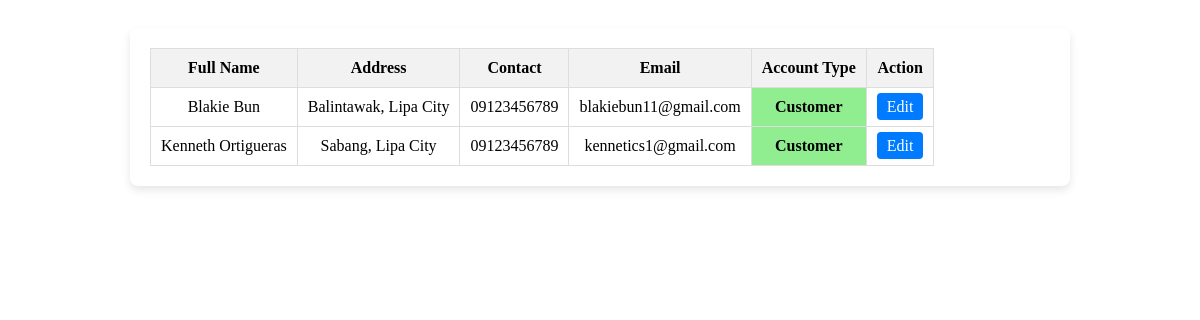
/admin/user-account.php, run on an earlier commit of the app's database.
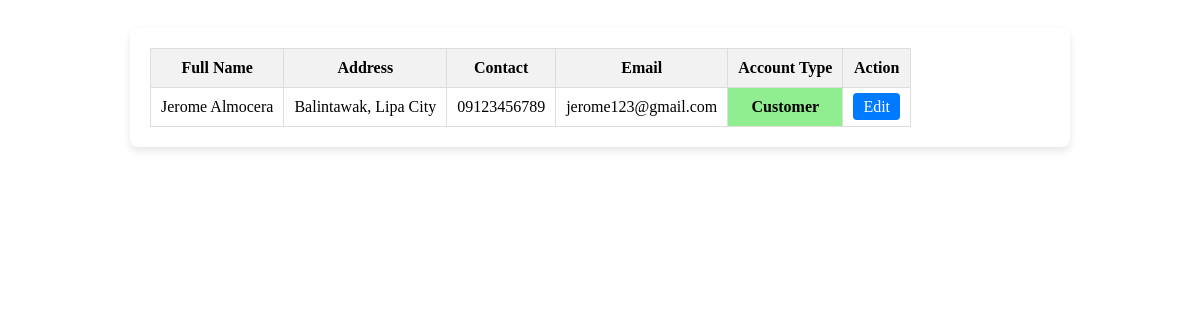
And on a later commit of the database.
### tables this page shows
CREATE TABLE `accounts` (
  `id` int(11) NOT NULL,
  `fullname` text DEFAULT NULL,
  `address` text DEFAULT NULL,
  `contact` text DEFAULT NULL,
  `email` text DEFAULT NULL,
  `password` text DEFAULT NULL,
  `token` varchar(255) DEFAULT NULL,
  `account_type` int(11) DEFAULT NULL
);

### admin/user-account.php (the view, shortened to what this page needs)
<section>
    <div class="card">
        <table>
            <thead>
                <tr>
                    <th>Full Name</th>
                    <th>Address</th>
                    <th>Contact</th>
                    <th>Email</th>
                    <th>Account Type</th>
                    <th>Action</th>
                </tr>
            </thead>
            <tbody>
                <?php
                include('../connect.php');
                $sql = "SELECT id, fullname, address, contact, email, account_type FROM accounts WHERE account_type = 2";
                $result = $con->query($sql);
                if ($result->num_rows > 0) {
                    while ($row = $result->fetch_assoc()) {
                        echo "<tr>";
                        echo "<td>" . htmlspecialchars($row["fullname"]) . "</td>";
                        echo "<td>" . htmlspecialchars($row["address"]) . "</td>";
                        echo "<td>" . htmlspecialchars($row["contact"]) . "</td>";
                        echo "<td>" . htmlspecialchars($row["email"]) . "</td>";
                        echo "<td class='lightgreen' style='color: black; font-weight: bold;'>Customer</td>";
                        echo "<td><a href='index.php?pg=edit-user&id=" . $row['id'] . "' class='edit-button'>Edit</a></td>";
                        echo "</tr>";
                    }
                } else {
                    echo "<tr><td colspan='6'>No records found</td></tr>";
                }
                ?>
            </tbody>
        </table>
    </div>
</section>

### admin/user-account.php (style rules this page uses)
section { display: flex; justify-content: center; align-items: flex-start; min-height: 100vh; padding: 20px; }
.card { width: 100%; max-width: 900px; padding: 20px; box-shadow: 0 4px 8px rgba(0, 0, 0, 0.1); border-radius: 8px; background-color: #fff; }
.card table { width: 100%; border-collapse: collapse; overflow-x: auto; display: block; }
th, td { padding: 10px; border: 1px solid #ddd; text-align: center; }
th { background-color: #f2f2f2; }
.lightgreen { background-color: lightgreen; }
.edit-button { padding: 5px 10px; background-color: #007bff; color: white; border: none; border-radius: 4px; text-decoration: none; }

What changed in the data, as far as the page shows it:
removed accounts: fullname "Kenneth Ortigueras", address "Sabang, Lipa City", contact "09123456789", email "kennetics1@gmail.com"
changed accounts "Balintawak, Lipa City": fullname "Blakie Bun" → "Jerome Almocera"; email "blakiebun11@gmail.com" → "jerome123@gmail.com"
